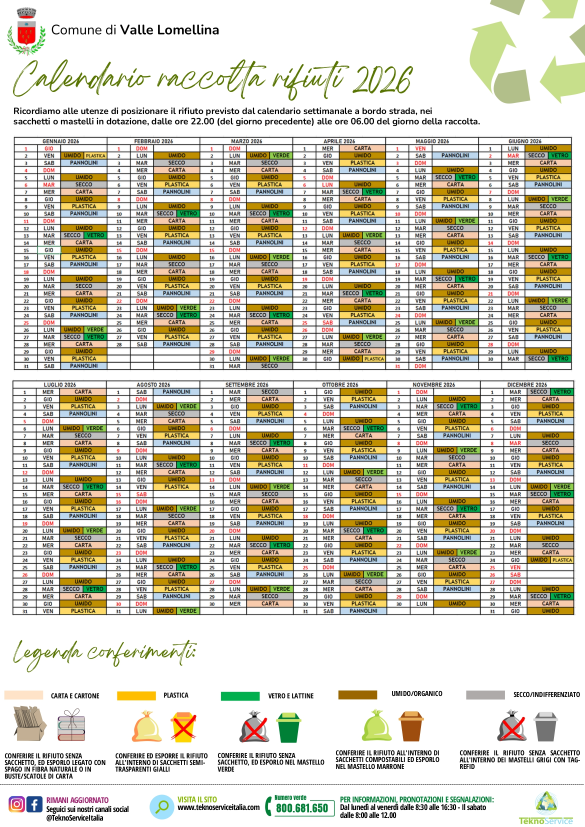
#> input picture app_plugins/builtin/waste_reminder/data/sources/comune_calendar_2026.jpg, 1755 x 2480 px (shown at 1/3 size); its folder holds only this picture in this run
$ python -i engine.py   (imports and definitions only)   (older library calls are emulated)
#> lines starting #> are read from the running program, lines starting #| are printed output that depends on the picture
"""Shot-change analysis and contact-sheet rendering for short/medium videos."""
from model.AppDataStorage import data_directory

from dataclasses import dataclass
from pathlib import Path
import math
import re
import statistics


ANALYSIS_VERSION = 2


class AnalysisCanceled(Exception):
    pass


@dataclass(frozen=True)
class Cut:
    seconds: float
    kind: str
    strength: float = 0.0


# [4 lines left out: function format_timestamp, not called in this run]


def _descriptor(frame):
    import cv2
    import numpy as np

    small = cv2.resize(frame, (48, 27), interpolation=cv2.INTER_AREA)
    hsv = cv2.cvtColor(small, cv2.COLOR_BGR2HSV)
    hist = cv2.calcHist([hsv], [0, 1], None, [8, 8], [0, 180, 0, 256])
    cv2.normalize(hist, hist, alpha=1.0, norm_type=cv2.NORM_L1)
    return small, hist, float(np.mean(hsv[:, :, 2])) / 255.0


# [242 lines left out: functions _difference, classify_cuts, detect_cuts, add_overview_frames, _font, _representative_frame and 1 more, not called in this run]

>>> import cv2
>>> picture = cv2.imread('../waste_reminder/data/sources/comune_calendar_2026.jpg')
#> picture is the input picture: shape (2480, 1755, 3); mean B, G, R 193, 207.2, 210.3
>>> result = _descriptor(picture)
#> in _descriptor, `small = cv2.resize(frame, (48, 27), interpolation=cv2.INTER_AREA)`:
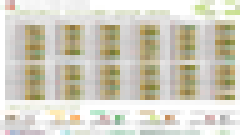
#> small: shape (27, 48, 3) (shown 5 times larger); mean B, G, R 193, 207.2, 210.3
#> in _descriptor, `hsv = cv2.cvtColor(small, cv2.COLOR_BGR2HSV)`: hsv: shape (27, 48, 3); mean H, S, V 22.6, 27.1, 211.9

$ run again, on app_plugins/builtin/waste_reminder/data/sources/comune_instructions_2026.jpg
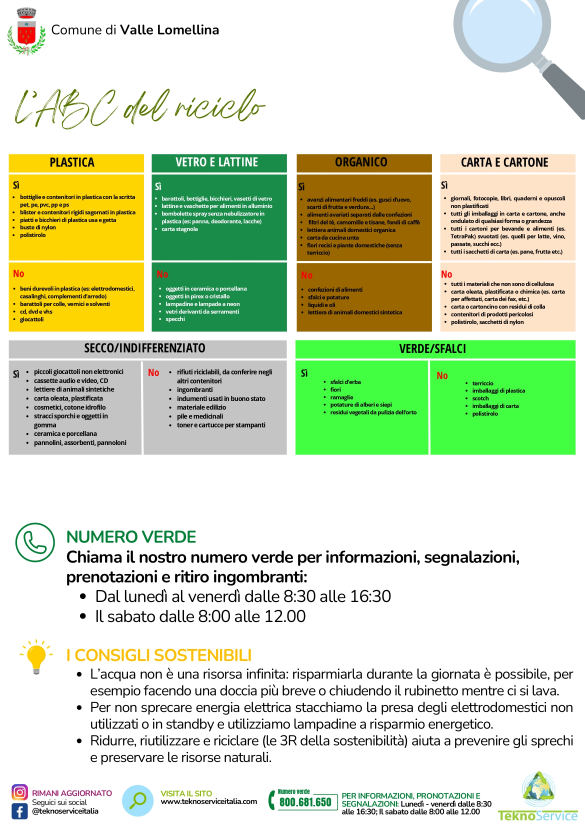
#> input picture app_plugins/builtin/waste_reminder/data/sources/comune_instructions_2026.jpg, 1755 x 2480 px (shown at 1/3 size)
#> picture is the input picture: shape (2480, 1755, 3); mean B, G, R 191.1, 221.9, 209.7
#> in _descriptor, `small = cv2.resize(frame, (48, 27), interpolation=cv2.INTER_AREA)`:
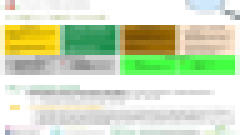
#> small: shape (27, 48, 3) (shown 5 times larger); mean B, G, R 191.1, 221.9, 209.7
#> hsv: shape (27, 48, 3); mean H, S, V 21.7, 49.5, 227.9
